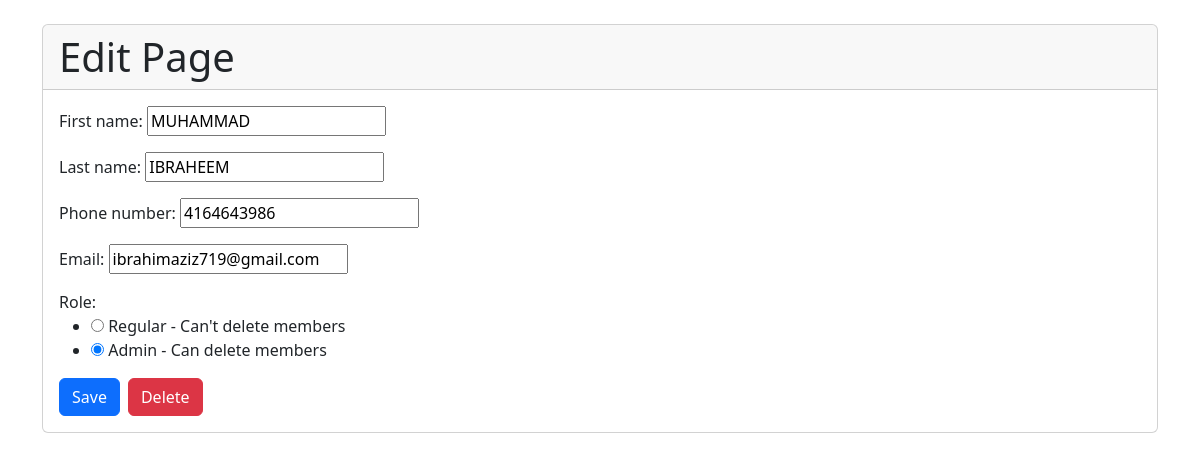
/edit/8/, run on the app's committed database.
### TeamMemberManagement/models.py (models this page shows)
class TeamMember(models.Model):
    first_name = models.CharField(max_length=50)
    last_name = models.CharField(max_length=50)
    phone_number = models.CharField(max_length=15)
    email = models.EmailField(unique=True)
    role = models.CharField(max_length=20, default="regular")

### TeamMemberManagement/views.py (the view)
# urls.py: path('edit/<int:pk>/', TeamMemberUpdateView.as_view(), name='edit_member'),
class TeamMemberUpdateView(UpdateView):
    model = TeamMember
    template_name = 'edit.html'
    form_class = TeamMemberForm
    success_url = reverse_lazy('team_list')
    def get_context_data(self, **kwargs):
        context = super().get_context_data(**kwargs)
        context['member'] = self.object
        return context

### TeamMemberManagement/forms.py
class TeamMemberForm(forms.ModelForm):
    ROLES_CHOICES = [
        ('regular', 'Regular - Can\'t delete members'),
        ('admin', 'Admin - Can delete members'),
    ]
    role = forms.ChoiceField(
        choices=ROLES_CHOICES,
        widget=forms.RadioSelect,  # You can choose another widget if needed
    )
    class Meta:
        model = TeamMember
        fields = ['first_name', 'last_name', 'phone_number', 'email', 'role']

### TeamMemberManagement/templates/edit.html (shortened to what this page needs)
<!DOCTYPE html>
<html lang="en">
<head>
    <link href="https://cdn.jsdelivr.net/npm/bootstrap@5.3.2/dist/css/bootstrap.min.css" rel="stylesheet"
>
</head>
<body>
<div class="container mt-4">
    <div class="card">
        <div class="card-header">
            <h1 class="mb-0">Edit Page</h1>
        </div>
        <div class="card-body">
            <form method="post">
                <div class="mb-3">
                    {{ form.first_name.label_tag }}
                    {{ form.first_name }}
                </div>
                <div class="mb-3">
                    {{ form.last_name.label_tag }}
                    {{ form.last_name }}
                </div>
                <div class="mb-3">
                    {{ form.phone_number.label_tag }}
                    {{ form.phone_number }}
                </div>
                <div class="mb-3">
                    {{ form.email.label_tag }}
                    {{ form.email }}
                </div>
                <div class="mb-3">
                    {{ form.role.label_tag }}
                    {{ form.role }}
                </div>
                <div class="d-flex">
                    <button type="submit" class="btn btn-primary me-2">Save</button>
                    {% if member.role == 'admin' %}
                        <a href="{% url 'delete_member' pk=member.pk %}" class="btn btn-danger">Delete</a>
                    {% endif %}
                </div>
            </form>
        </div>
    </div>
</div>
</body>
</html>

### data on the page
TeamMember: first_name "MUHAMMAD", last_name "IBRAHEEM", phone_number "4164643986", email "ibrahimaziz719@gmail.com", role "☐ Role: ☑ Admin - Can delete members"
